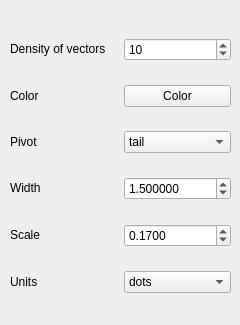
      <widget class="QWidget" name="tab_9">
       <attribute name="title">
        <string>Vector Properties</string>
       </attribute>
       <widget class="QWidget" name="layoutWidget">
        <property name="geometry">
         <rect>
          <x>10</x>
          <y>20</y>
          <width>221</width>
          <height>296</height>
         </rect>
        </property>
        <layout class="QVBoxLayout" name="verticalLayout_4">
         <item>
          <layout class="QHBoxLayout" name="Pixel_3">
           <item>
            <widget class="QLabel" name="Pixel_4">
             <property name="sizePolicy">
              <sizepolicy hsizetype="Preferred" vsizetype="Fixed">
               <horstretch>0</horstretch>
               <verstretch>0</verstretch>
              </sizepolicy>
             </property>
             <property name="text">
              <string>Density of vectors</string>
             </property>
            </widget>
           </item>
           <item>
            <widget class="QSpinBox" name="PixelSelector_2">
             <property name="sizePolicy">
              <sizepolicy hsizetype="Preferred" vsizetype="Fixed">
               <horstretch>0</horstretch>
               <verstretch>0</verstretch>
              </sizepolicy>
             </property>
             <property name="value">
              <number>10</number>
             </property>
            </widget>
           </item>
          </layout>
         </item>
         <item>
          <layout class="QHBoxLayout" name="Color_3">
           <item>
            <widget class="QLabel" name="Color_4">
             <property name="sizePolicy">
              <sizepolicy hsizetype="Preferred" vsizetype="Fixed">
               <horstretch>0</horstretch>
               <verstretch>0</verstretch>
              </sizepolicy>
             </property>
             <property name="text">
              <string>Color</string>
             </property>
            </widget>
           </item>
           <item>
            <widget class="QPushButton" name="ColorSelector_2">
             <property name="sizePolicy">
              <sizepolicy hsizetype="Preferred" vsizetype="Fixed">
               <horstretch>0</horstretch>
               <verstretch>0</verstretch>
              </sizepolicy>
             </property>
             <property name="text">
              <string>Color</string>
             </property>
            </widget>
           </item>
          </layout>
         </item>
         <item>
          <layout class="QHBoxLayout" name="Pivot_3">
           <item>
            <widget class="QLabel" name="Pivot_4">
             <property name="sizePolicy">
              <sizepolicy hsizetype="Preferred" vsizetype="Fixed">
               <horstretch>0</horstretch>
               <verstretch>0</verstretch>
              </sizepolicy>
             </property>
             <property name="text">
              <string>Pivot</string>
             </property>
            </widget>
           </item>
           <item>
            <widget class="QComboBox" name="PivotSelector_2">
             <property name="sizePolicy">
              <sizepolicy hsizetype="Preferred" vsizetype="Fixed">
               <horstretch>0</horstretch>
               <verstretch>0</verstretch>
              </sizepolicy>
             </property>
             <item>
              <property name="text">
               <string>tail</string>
              </property>
             </item>
             <item>
              <property name="text">
               <string>middle</string>
              </property>
             </item>
             <item>
              <property name="text">
               <string>tip</string>
              </property>
             </item>
            </widget>
           </item>
          </layout>
         </item>
         <item>
          <layout class="QHBoxLayout" name="Width_3">
           <item>
            <widget class="QLabel" name="Width_4">
             <property name="sizePolicy">
              <sizepolicy hsizetype="Preferred" vsizetype="Fixed">
               <horstretch>0</horstretch>
               <verstretch>0</verstretch>
              </sizepolicy>
             </property>
             <property name="text">
              <string>Width</string>
             </property>
            </widget>
           </item>
           <item>
            <widget class="QDoubleSpinBox" name="WidthSelector_2">
             <property name="sizePolicy">
              <sizepolicy hsizetype="Preferred" vsizetype="Fixed">
               <horstretch>0</horstretch>
               <verstretch>0</verstretch>
              </sizepolicy>
             </property>
             <property name="decimals">
              <number>6</number>
             </property>
             <property name="minimum">
              <double>0.000010000000000</double>
             </property>
             <property name="singleStep">
              <double>0.010000000000000</double>
             </property>
             <property name="value">
              <double>1.500000000000000</double>
             </property>
            </widget>
           </item>
          </layout>
         </item>
         <item>
          <layout class="QHBoxLayout" name="Scale_3">
           <item>
            <widget class="QLabel" name="Scale_4">
             <property name="sizePolicy">
              <sizepolicy hsizetype="Preferred" vsizetype="Fixed">
               <horstretch>0</horstretch>
               <verstretch>0</verstretch>
              </sizepolicy>
             </property>
             <property name="text">
              <string>Scale</string>
             </property>
            </widget>
           </item>
           <item>
            <widget class="QDoubleSpinBox" name="ScaleSelector_2">
             <property name="sizePolicy">
              <sizepolicy hsizetype="Preferred" vsizetype="Fixed">
               <horstretch>0</horstretch>
               <verstretch>0</verstretch>
              </sizepolicy>
             </property>
             <property name="decimals">
              <number>4</number>
             </property>
             <property name="value">
              <double>0.170000000000000</double>
             </property>
            </widget>
           </item>
          </layout>
         </item>
         <item>
          <layout class="QHBoxLayout" name="Units_3">
           <item>
            <widget class="QLabel" name="Units_4">
             <property name="sizePolicy">
              <sizepolicy hsizetype="Preferred" vsizetype="Fixed">
               <horstretch>0</horstretch>
               <verstretch>0</verstretch>
              </sizepolicy>
             </property>
             <property name="text">
              <string>Units</string>
             </property>
            </widget>
           </item>
           <item>
            <widget class="QComboBox" name="UnitsSelector_2">
             <property name="sizePolicy">
              <sizepolicy hsizetype="Preferred" vsizetype="Fixed">
               <horstretch>0</horstretch>
               <verstretch>0</verstretch>
              </sizepolicy>
             </property>
             <item>
              <property name="text">
               <string>dots</string>
              </property>
             </item>
             <item>
              <property name="text">
               <string>inches</string>
              </property>
             </item>
            </widget>
           </item>
          </layout>
         </item>
        </layout>
       </widget>
      </widget>
